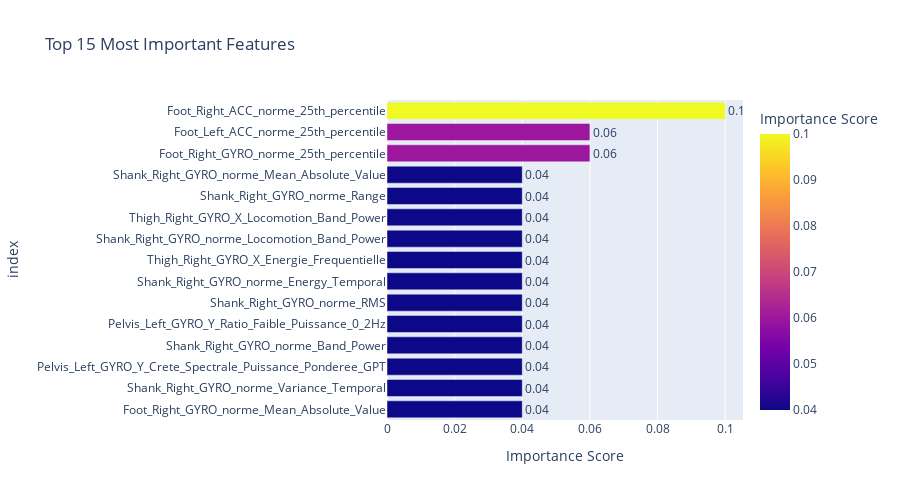

Here is the notebook cell this chart was saved with:
### Markdown cell above
## Etape 2.1 : Visualisation de l'importance des caractéristiques

### Code cell
import plotly.express as px

# Sélectionner les 10 premières caractéristiques les plus importantes
top_features = feature_importance_df.nlargest(15, 'Importance')

# Arrondir les valeurs d'importance à deux décimales
top_features['Importance'] = top_features['Importance'].round(2)

# Création du graphique en barres horizontales interactif avec Plotly
fig = px.bar(top_features, y=top_features.index, x='Importance', 
             text='Importance',  # Afficher les scores sur les barres
             orientation='h',  # Créer des barres horizontales
             labels={'y': 'Features', 'Importance': 'Importance Score'},
             title='Top 15 Most Important Features',
             color='Importance',  # Utiliser les valeurs d'importance pour la couleur
             height=500)  # Ajuster la hauteur si nécessaire

# Améliorer le format des textes sur les barres pour les arrondir
fig.update_traces(texttemplate='%{text:.2f}', textposition='outside')

# Inverser l'axe y pour que la caractéristique la plus importante soit en haut
fig.update_layout(yaxis={'categoryorder':'total ascending'})

# Afficher le graphique
fig.show()

### Figure 1 — Plotly figure (JSON) as saved in the notebook; plotly's stock layout.template omitted (floating-point values rounded to 4 significant figures)
{"data": [{"alignmentgroup": "True", "hovertemplate": "Importance Score=%{marker.color}<br>index=%{y}<extra></extra>", "legendgroup": "", "marker": {"color": [0.1, 0.06, 0.06, 0.04, 0.04, 0.04, 0.04, 0.04, 0.04, 0.04, 0.04, 0.04, 0.04, 0.04, 0.04], "coloraxis": "coloraxis", "pattern": {"shape": ""}}, "name": "", "offsetgroup": "", "orientation": "h", "showlegend": false, "text": [0.1, 0.06, 0.06, 0.04, 0.04, 0.04, 0.04, 0.04, 0.04, 0.04, 0.04, 0.04, 0.04, 0.04, 0.04], "textposition": "outside", "texttemplate": "%{text:.2f}", "type": "bar", "x": [0.1, 0.06, 0.06, 0.04, 0.04, 0.04, 0.04, 0.04, 0.04, 0.04, 0.04, 0.04, 0.04, 0.04, 0.04], "xaxis": "x", "y": ["Foot_Right_ACC_norme_25th_percentile", "Foot_Right_GYRO_norme_25th_percentile", "Foot_Left_ACC_norme_25th_percentile", "Foot_Right_GYRO_norme_Mean_Absolute_Value", "Shank_Right_GYRO_norme_Variance_Temporal", "Pelvis_Left_GYRO_Y_Crete_Spectrale_Puissance_Ponderee_GPT", "Shank_Right_GYRO_norme_Band_Power", "Pelvis_Left_GYRO_Y_Ratio_Faible_Puissance_0_2Hz", "Shank_Right_GYRO_norme_RMS", "Shank_Right_GYRO_norme_Energy_Temporal", "Thigh_Right_GYRO_X_Energie_Frequentielle", "Shank_Right_GYRO_norme_Locomotion_Band_Power", "Thigh_Right_GYRO_X_Locomotion_Band_Power", "Shank_Right_GYRO_norme_Range", "Shank_Right_GYRO_norme_Mean_Absolute_Value"], "yaxis": "y"}], "layout": {"barmode": "relative", "coloraxis": {"colorbar": {"title": {"text": "Importance Score"}}, "colorscale": [[0, "#0d0887"], [0.1111, "#46039f"], [0.2222, "#7201a8"], [0.3333, "#9c179e"], [0.4444, "#bd3786"], [0.5556, "#d8576b"], [0.6667, "#ed7953"], [0.7778, "#fb9f3a"], [0.8889, "#fdca26"], [1, "#f0f921"]]}, "height": 500, "legend": {"tracegroupgap": 0}, "title": {"text": "Top 15 Most Important Features"}, "xaxis": {"anchor": "y", "domain": [0, 1], "title": {"text": "Importance Score"}}, "yaxis": {"anchor": "x", "categoryorder": "total ascending", "domain": [0, 1], "title": {"text": "index"}}}}
